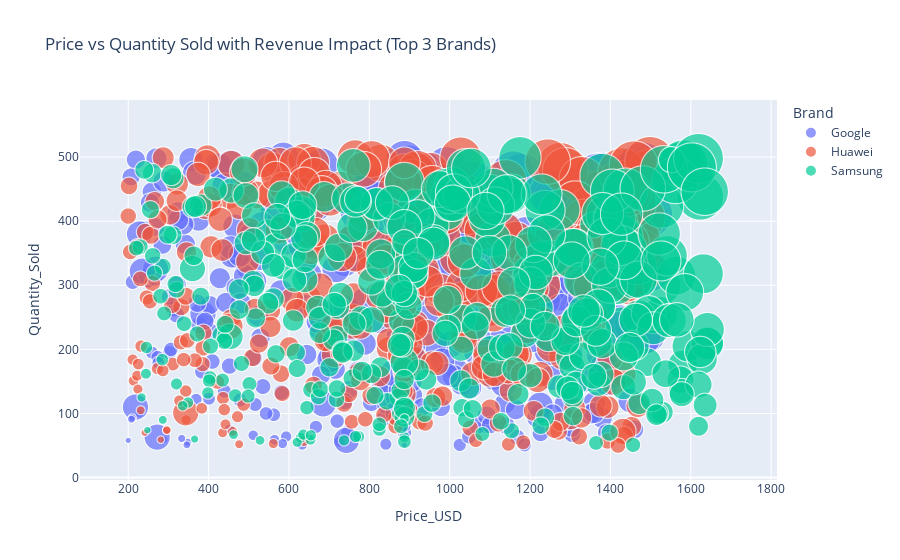

Write notebook code for a chart like this one.
### Markdown cell above
"The heatmap shows that revenue and profit are strongly correlated with price and quantity sold, while technical features like RAM, battery, and screen size have negligible correlation. 
This suggests that consumer purchasing decisions are influenced more by pricing and brand positioning than raw specifications"

### Code cell
# Scatter: Price vs Quantity Sold (bubble-size by Sales_Revenue)
fig = px.scatter(
    top_brands_df,
    x='Price_USD',
    y='Quantity_Sold',
    size='Sales_Revenue',
    color='Brand',
    hover_data=['RAM_GB', 'Storage_GB'],
    title='Price vs Quantity Sold with Revenue Impact (Top 3 Brands)',
    size_max=50
)

fig.show()

### Figure 1 — Plotly figure (JSON) as saved in the notebook; plotly's stock layout.template omitted (floating-point values rounded to 4 significant figures; data arrays with more than 128 entries replaced by an {"elided": "..."} marker saying what was removed)
{"data": [{"customdata": {"elided": "337x2 int values"}, "hovertemplate": "Brand=Google<br>Price_USD=%{x}<br>Quantity_Sold=%{y}<br>Sales_Revenue=%{marker.size}<br>RAM_GB=%{customdata[0]}<br>Storage_GB=%{customdata[1]}<extra></extra>", "legendgroup": "Google", "marker": {"color": "#636efa", "size": {"elided": "337 float values"}, "sizemode": "area", "sizeref": 295.4, "symbol": "circle"}, "mode": "markers", "name": "Google", "showlegend": true, "type": "scattergl", "x": {"elided": "337 float values"}, "xaxis": "x", "y": {"elided": "337 int values"}, "yaxis": "y"}, {"customdata": {"elided": "330x2 int values"}, "hovertemplate": "Brand=Huawei<br>Price_USD=%{x}<br>Quantity_Sold=%{y}<br>Sales_Revenue=%{marker.size}<br>RAM_GB=%{customdata[0]}<br>Storage_GB=%{customdata[1]}<extra></extra>", "legendgroup": "Huawei", "marker": {"color": "#EF553B", "size": {"elided": "330 float values"}, "sizemode": "area", "sizeref": 295.4, "symbol": "circle"}, "mode": "markers", "name": "Huawei", "showlegend": true, "type": "scattergl", "x": {"elided": "330 float values"}, "xaxis": "x", "y": {"elided": "330 int values"}, "yaxis": "y"}, {"customdata": {"elided": "352x2 int values"}, "hovertemplate": "Brand=Samsung<br>Price_USD=%{x}<br>Quantity_Sold=%{y}<br>Sales_Revenue=%{marker.size}<br>RAM_GB=%{customdata[0]}<br>Storage_GB=%{customdata[1]}<extra></extra>", "legendgroup": "Samsung", "marker": {"color": "#00cc96", "size": {"elided": "352 float values"}, "sizemode": "area", "sizeref": 295.4, "symbol": "circle"}, "mode": "markers", "name": "Samsung", "showlegend": true, "type": "scattergl", "x": {"elided": "352 float values"}, "xaxis": "x", "y": {"elided": "352 int values"}, "yaxis": "y"}], "layout": {"autosize": true, "legend": {"itemsizing": "constant", "title": {"text": "Brand"}, "tracegroupgap": 0}, "title": {"text": "Price vs Quantity Sold with Revenue Impact (Top 3 Brands)"}, "xaxis": {"anchor": "y", "autorange": true, "domain": [0, 1], "range": [89.77, 1791.0], "title": {"text": "Price_USD"}, "type": "linear"}, "yaxis": {"anchor": "x", "autorange": true, "domain": [0, 1], "range": [-69.81, 706.7], "title": {"text": "Quantity_Sold"}, "type": "linear"}}}
